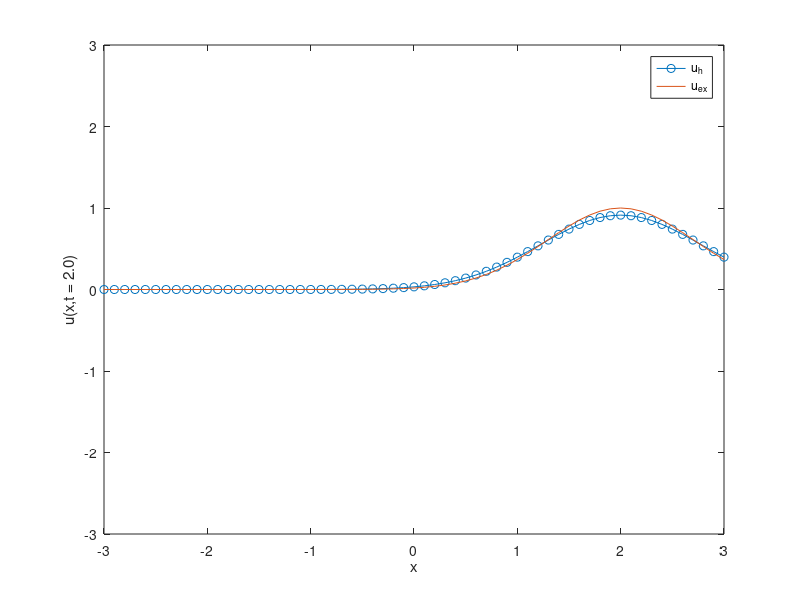

MATLAB code for this plot:
clear;
clc;
N=60;
K=40;
u0=@(x) exp(-x.^2);
uex=@(x,t) exp(-(x-t).^2);

x0=-3;
xf=3;
T=2;
c=1;
inflow=@(t) 0.*t;
f=@(x,t) 0.*x.*t;

h = (xf-x0)/N;
dt = T/K;
t = linspace(0,T,K+1)';
x = linspace(x0,xf,N+1)';

u = zeros(N+1, K+1);
u(:,1) = u0(x);
u(1,:) = inflow(t);

e = ones(N,1);
A = spdiags([e, -e], [0, -1], N, N)/h;
I = speye(N);

for k = 1:K
    F = f(x(2:end), t(k));
    F(1) = F(1) + c*u(1,k)/h;
    u(2:end,k+1) = (I-c*dt*A)*u(2:end,k) + dt*F;
end 

for k=1:K+1
     plot(x,u(:,k),'-o',x,uex(x,t(k)));
     xlabel('x')
     ylabel(sprintf('u(x,t = %.1f)', t(k)))
     axis([-3,3,-3,3])
     pause(0.1);
     legend('u_h','u_{ex}');
 end
